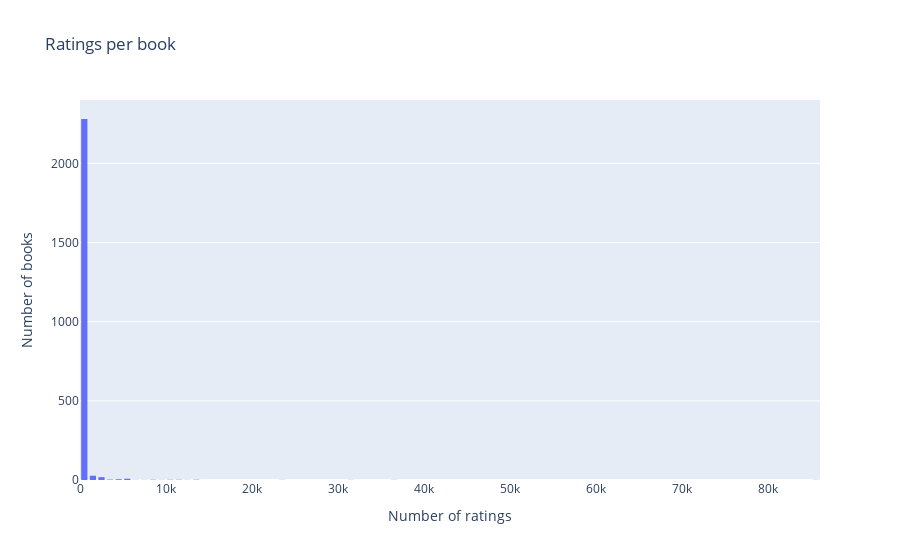

The cell this chart's notebook holds for it:
### Code cell
# plotly go
import plotly.graph_objects as go

def create_histogram(x_values, nbins, title, x_axis_title, y_axis_title):
    """Creates a histogram using plotly go for the given x_values and nbins.

    ## Args

    - x_values (pyspark.sql.column.Column): Column of the dataframe to create the histogram for.
        - For example: books.select('ratings_count').toPandas()['ratings_count']
    
    - nbins (_type_): _description_
        - For example: 100

    - title (_type_): _description_
        - For example: 'Ratings per book'

    - x_axis_title (_type_): _description_
        - For example: 'Number of ratings'

    - y_axis_title (_type_): _description_
        - For example: 'Number of books'

    """
    
    # create histogram

    # add histogram data
    fig = go.Figure(data=[go.Histogram(x=x_values, nbinsx=nbins)])
    fig.update_layout(
        title_text=title,  # title of plot
        xaxis_title_text=x_axis_title,  # xaxis label
        yaxis_title_text=y_axis_title,  # yaxis label
        bargap=0.2,  # gap between bars of adjacent location coordinates.
        bargroupgap=0.1  # gap between bars of the same location coordinate.
    )
    
    return fig

# create histogram
fig = create_histogram(sample.select('ratings_count').toPandas()['ratings_count'], 100, 'Ratings per book', 'Number of ratings', 'Number of books').show()

# -------------------------------- matplotlib -------------------------------- #

# ratings per book -> under 1000 ratings
sample.select('ratings_count').toPandas().hist(bins=100, density=True, range=(0, 1000))
plt.gca().yaxis.set_major_formatter(PercentFormatter(1))  # 100 is the scale (since our values are already in percentages)

# cumulative histogram
sample.select('ratings_count').toPandas().hist(bins=100, density=True, cumulative=True, range=(0, 1000))
plt.gca().yaxis.set_major_formatter(PercentFormatter(1))  # 100 is the scale (since our values are already in percentages)
# change title to "cumulative ratings per book"
plt.title('Cumulative ratings per book 1000 ratings')
# add point where cumulative % is 50%
plt.axhline(y=0.5, color='r', linestyle='-')

# # --------------------------- cumulative histogram --------------------------- #

# add text with x value for y = 50%
import numpy as np

# calculate cumulative histogram
cumulative_hist, bin_edges = np.histogram(sample.select('ratings_count').toPandas()['ratings_count'], bins=100, density=True, range=(0, 1000))

x = np.where(cumulative_hist >= 0.5)[0]


# add point where cumulative % is 90%
plt.axhline(y=0.9, color='g', linestyle='-')

### Figure 1 — Plotly figure (JSON) as saved in the notebook; plotly's stock layout.template omitted (floating-point values rounded to 4 significant figures; data arrays with more than 128 entries replaced by an {"elided": "..."} marker saying what was removed)
{"data": [{"nbinsx": 100, "type": "histogram", "x": {"elided": "2358 int values"}}], "layout": {"bargap": 0.2, "bargroupgap": 0.1, "title": {"text": "Ratings per book"}, "xaxis": {"title": {"text": "Number of ratings"}}, "yaxis": {"title": {"text": "Number of books"}}}}
